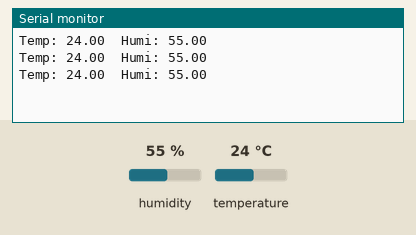
Simulated run of this sketch. Board: ESP8266 (NodeMCU). Shown: the last lines printed to the serial monitor. Wiring (inferred from the names in the program): DHT11 sensor: data D4. Inputs (shaded band) come from the test bench; at power-on: humidity 55 %, temperature 24 °C.

Above: at 2.8 s.
2.9 s: humidity set to 22 %
At 4.4 s:
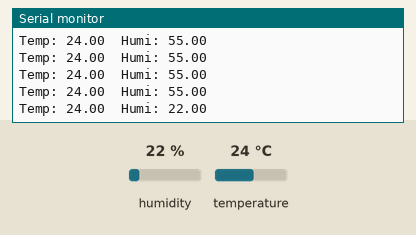
5.6 s: temperature set to 12 °C
At 7.7 s:
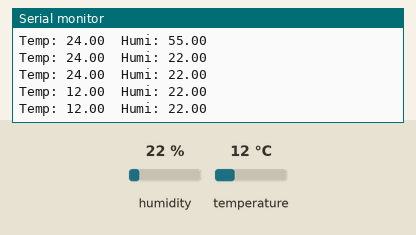
8.3 s: humidity set to 40 %
At 10.0 s:
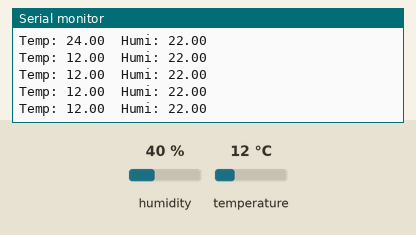
Timing chart, 0 to 11.5 s (numbered marks = the images above; inputs shaded):
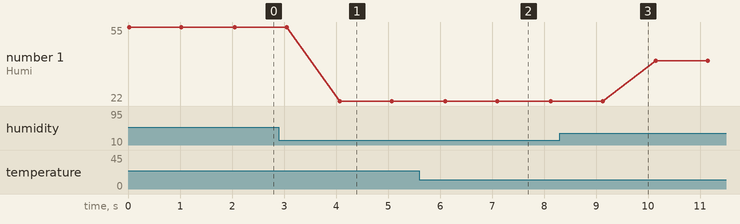

The sketch:

DHT11_NodeMCU_Serial_Monitor.ino
```cpp
#include <DHT.h>
#define DHTPIN D4
#define DHTTYPE DHT11
DHT dht(DHTPIN, DHTTYPE);

void setup() {
  // put your setup code here, to run once:
  Serial.begin(115200);
  dht.begin();
}

void loop() {
  // put your main code here, to run repeatedly:
  float temp = dht.readTemperature();
  float humi = dht.readHumidity();
  Serial.print("Temp: ");
  Serial.print(temp);
  Serial.print("  Humi: ");
  Serial.println(humi);
  delay(1000);
}
```

Measured:
- after the input at 2.9 s, the serial monitor: prints a new line after 1.2 s (image 1)
- after the input at 5.6 s, the serial monitor: prints a new line after 0.50 s (image 2)
- plotted number 1: 55 → 22 after the input at 2.9 s, 22 → 40 after the input at 8.3 s
